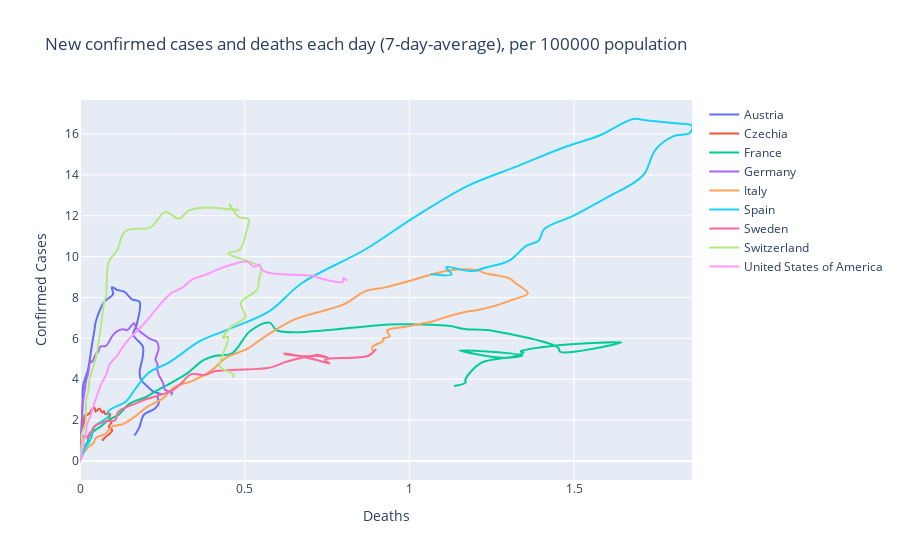

The cell this chart's notebook holds for it:
### Code cell
fig = go.Figure()
for countryName, countryData in data.items():
    if countryName in selectedCountries:
        fig.add_trace(go.Scatter(
            x=countryData["deathsAveraged"]*nPerPopulation/countryData["popData2018"], 
            y=countryData["casesAveraged"]*nPerPopulation/countryData["popData2018"],
            line_shape='spline',
            name=countryName.replace("_", " "),
            hovertemplate =
                '<b>{}</b>'.format(countryName.replace("_", " "))+
                '<br>Cases: %{y:.2f}'+
                '<br>Deaths: %{x:.2f}'+
                '<br>%{text}',
            text = [f"Date: {countryData['dates'][i].strftime('%b %d %Y')}<br> {i} days after first 10 confirmed cases" for i in range(countryData["casesAveraged"].shape[0])],
        ))
fig.update_layout(title=f"New confirmed cases and deaths each day ({nDaysAverage}-day-average), per {nPerPopulation} population",
                   xaxis_title='Deaths',
                   yaxis_title='Confirmed Cases')
fig.show()
